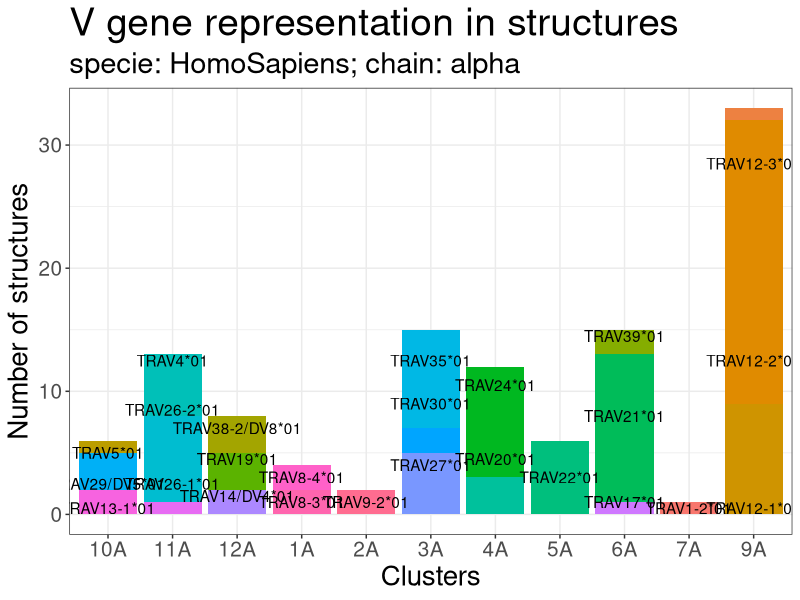
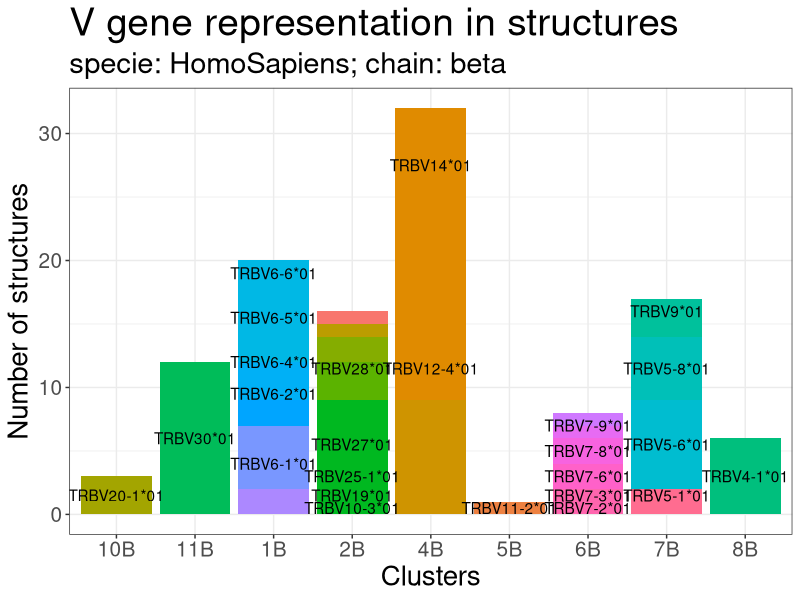
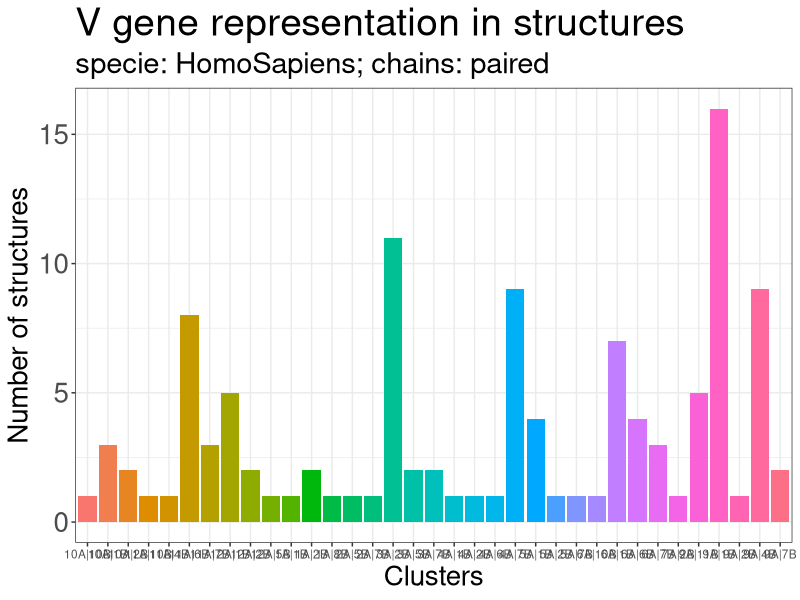
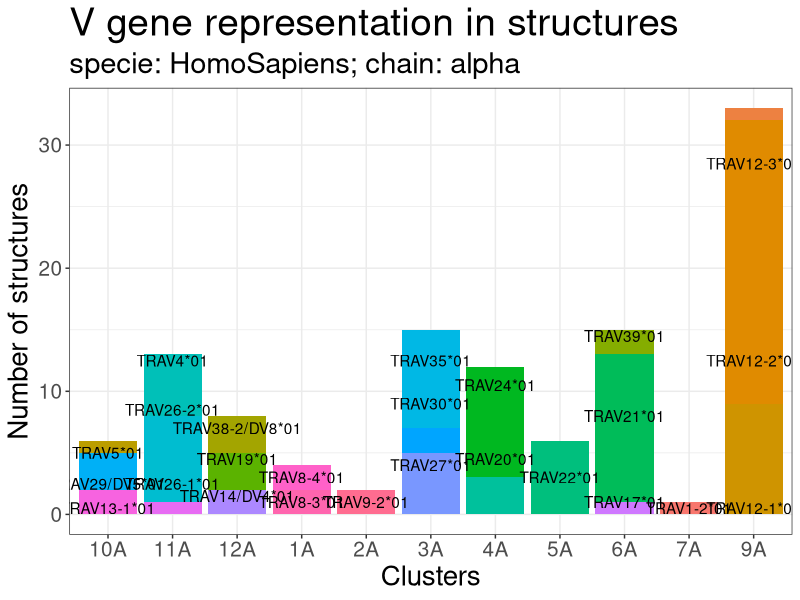
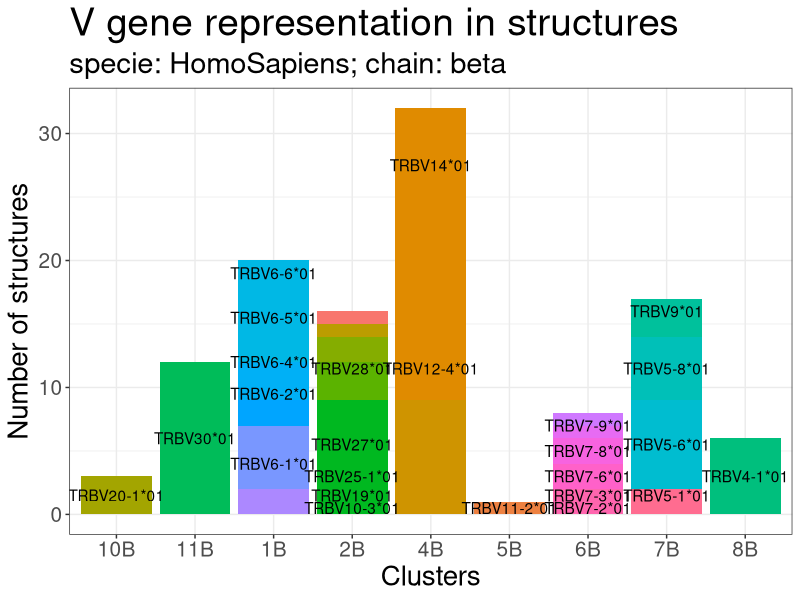
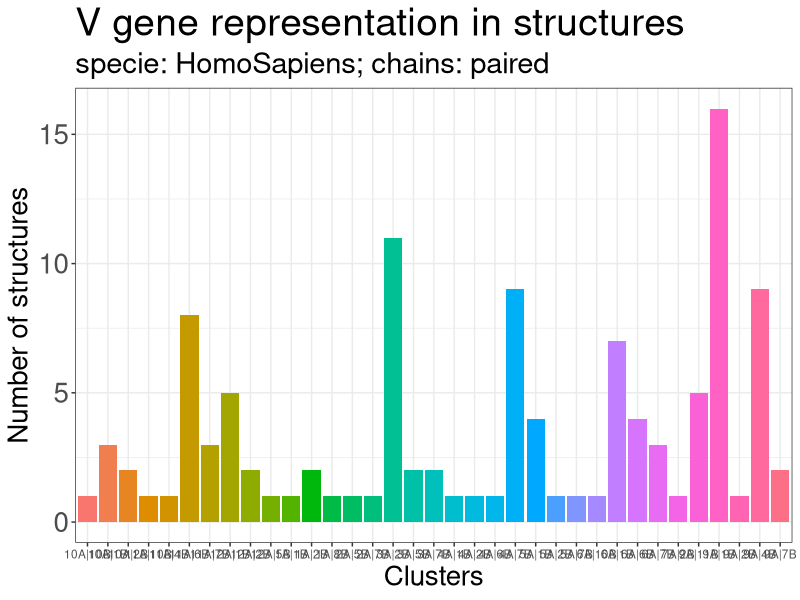

Write R code to recreate these figures, in order.
## ---- chunk 1
knitr::opts_chunk$set(echo = TRUE)
## ---- chunk 2
library(data.table)
library(dplyr)
library(reshape2)
library(stringr)
library(ggplot2)
library(RColorBrewer)
select = dplyr::select 
## ---- chunk 3
hs.unpaired.alpha = fread('position_analysis/TRAV_HomoSapiens.unpaired.txt')
hs.unpaired.beta = fread('position_analysis/TRBV_HomoSapiens.unpaired.txt')
## ---- chunk 4
hs.unpaired.alpha
## ---- chunk 5
ggplot(data = hs.unpaired.alpha %>% group_by(cluster) %>% mutate(totsum = sum(count)), 
       aes(cluster, hs.unpaired.alpha$count)) + 
  geom_bar(position='stack', aes(fill=id), stat='identity', show.legend = F) +
  geom_text(aes(label=id), position = position_stack(vjust=0.5)) +
  theme_bw() + 
  labs(title="V gene representation in structures",
        subtitle=paste0("specie: ", "HomoSapiens",
                       "; chain: ", "alpha"),
        x="Clusters",
        y="Number of structures") +
    theme(axis.text=element_text(size=15),
        axis.title=element_text(size=20), 
        plot.title=element_text(size=28),
        plot.subtitle=element_text(size=21))

ggsave('TRAV_HomoSapiens.unpaired.png')
## ---- chunk 6
ggplot(data = hs.unpaired.beta %>% group_by(cluster) %>% mutate(totsum = sum(count)), 
       aes(cluster, hs.unpaired.alpha$count)) + 
  geom_bar(position='stack', aes(fill=id), stat='identity', show.legend = F) +
  geom_text(aes(label=id), position = position_stack(vjust=0.5)) +
  theme_bw() +
  labs(title="V gene representation in structures",
        subtitle=paste0("specie: ", "HomoSapiens",
                       "; chain: ", "beta"),
        x="Clusters",
        y="Number of structures") +
    theme(axis.text=element_text(size=15),
        axis.title=element_text(size=20), 
        plot.title=element_text(size=28),
        plot.subtitle=element_text(size=21))

ggsave('TRBV_HomoSapiens.unpaired.png')
## ---- chunk 7
hs.paired = fread('position_analysis/TRV_HomoSapiens.paired.txt')
## ---- chunk 8
ggplot(data = hs.paired %>% group_by(alpha_beta_clusters) %>% mutate(totsum = sum(count)), aes(alpha_beta_clusters, hs.paired$count)) + 
  #facet_grid(~cluster) +
  geom_bar(position='stack', aes(fill=alpha_beta_clusters), stat='identity', show.legend = F) +
  #geom_text(aes(label=alpha_beta), position = position_stack(vjust=0.5)) +
  theme_bw() +
  labs(title="V gene representation in structures",
        subtitle=paste0("specie: ", "HomoSapiens",
                       "; chains: ", "paired"),
        x="Clusters",
        y="Number of structures") +
    theme(axis.text=element_text(size=8.5),
        axis.title=element_text(size=20), 
        axis.text.y=element_text(size=20),
        plot.title=element_text(size=28),
        plot.subtitle=element_text(size=21))

ggsave('TRV_HomoSapiens.paired.png')
